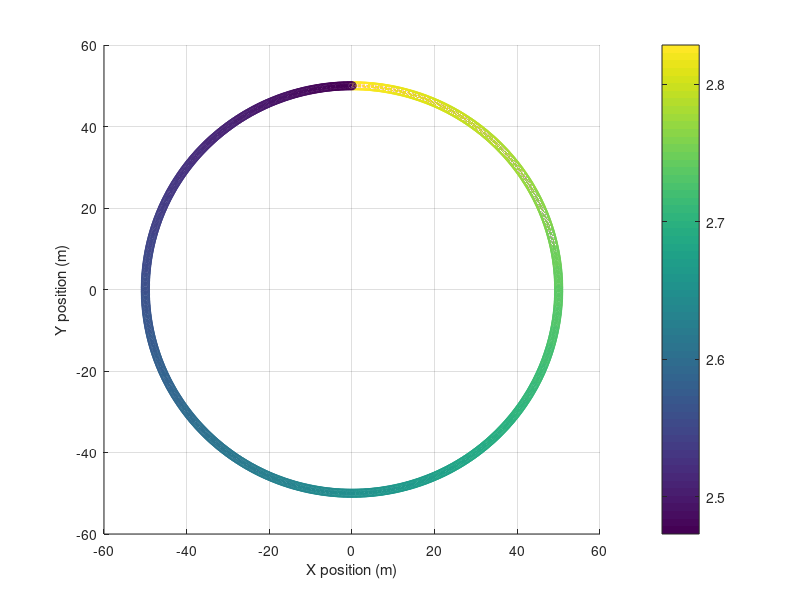
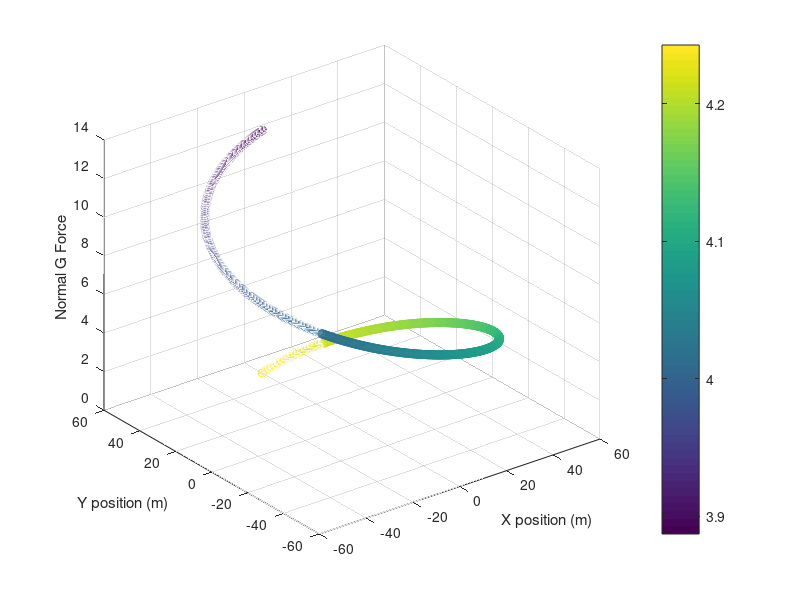
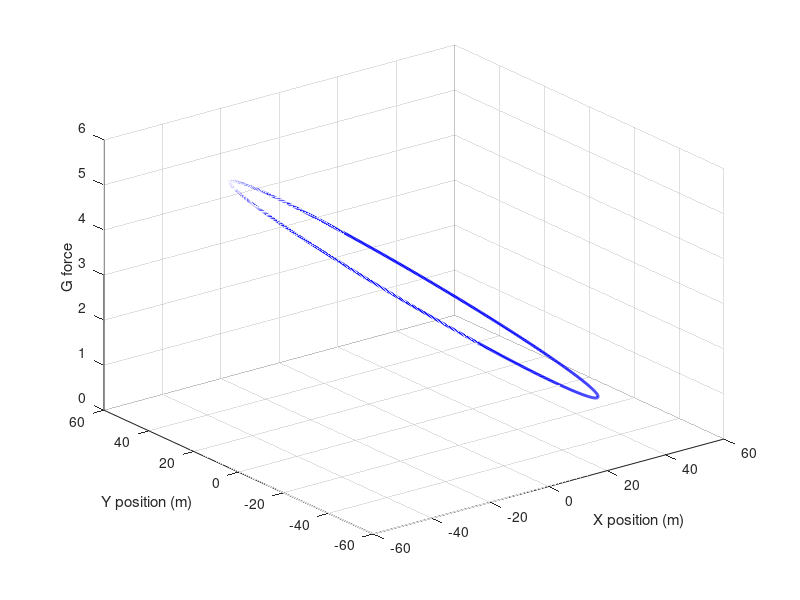
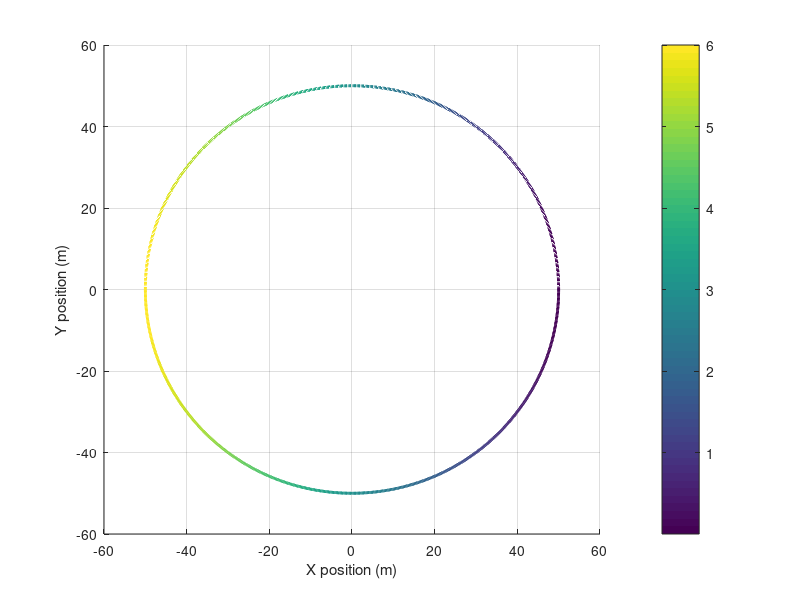

Write the MATLAB code that produced these figures, in order.
clear; clc; close all;

t = [0:(pi/500):2*pi];
x = 50*sin(t);
y = 50*cos(t);
z = 2*t;
t2 = t';

h0 = 125;
v = sqrt(2*9.81*(h0-z));
m = 1;
g = 9.81;
theta = 45; %degrees
r = 50;

L = ((-g*tand(theta))+((v).^2)/r)/(sind(theta)*tand(theta)+cosd(theta));
N = g/cosd(theta) + (L*sind(theta))/cosd(theta);

G_l = L/(m*g);
G_n = N/(m*g);

figure(1)
plot3(x,y,G_l, "Color",'magenta','LineWidth',2)
xlabel('X position (m)');
ylabel('Y position (m)');
zlabel('Z position (m)');
grid on;
hold on;

figure(1);
surf([x(:) x(:)], [y(:) y(:)], [G_l(:) G_l(:)], ...
    'FaceColor','none', ...
    'EdgeColor','interp', ...
    'LineWidth', 2);
view(2);
xlabel('X position (m)');
ylabel('Y position (m)');
colorbar;
figure(1);
scatter3(x,y,z,[],G_l)
colormap;
colorbar;

figure(2)
plot3(x,y,G_n, "Color",'magenta','LineWidth',2)
xlabel('X position (m)');
ylabel('Y position (m)');
zlabel("Normal G Force");
grid on;

figure(2);
surf([x(:) x(:)], [y(:) y(:)], [G_n(:) G_n(:)], ...
    'FaceColor','none', ...
    'EdgeColor','interp', ...
    'LineWidth', 2);
view(2);
xlabel('X position (m)');
ylabel('Y position (m)');
colorbar;
figure(2);
scatter3(x,y,z,[],G_n)
xlabel('X position (m)');
ylabel('Y position (m)');
zlabel("Normal G Force");
colormap;
colorbar

theta2 = linspace (-90,270,1000);
R2 = 50;
h = R2*sind(theta2) + R2;
% G Force at different locations
G_top = (2*(h0-2*R2)/(R2)) -1;
G_angle = (2*(h0-R2*sind(theta2)-R2)/(R2))- sind(theta2);
G_bot = (2*h0/R2) +1;
%Velocity
V = sqrt(2*g*(h0-h));
% Loop diagram
x2 = R2*sind(theta2);
y2 = R2*cosd(theta2);
figure();
plot3(x2,y2,G_angle,"Color",'b','LineWidth',2);
xlabel('X position (m)');
ylabel('Y position (m)');
zlabel("G force");
grid on;
figure();
surf([x2(:) x2(:)], [y2(:) y2(:)], [G_angle(:) G_angle(:)], ...
    'FaceColor','none', ...
    'EdgeColor','interp', ...
    'LineWidth', 2);
view(2);
xlabel('X position (m)');
ylabel('Y position (m)');
colorbar;
z2 = R2*sind(theta2);
y2 = R2*cosd(theta2);
x2=zeros(1,1000);
figure();
scatter3(y2,x2,z2,[],G_angle)
colormap;
colorbar;







